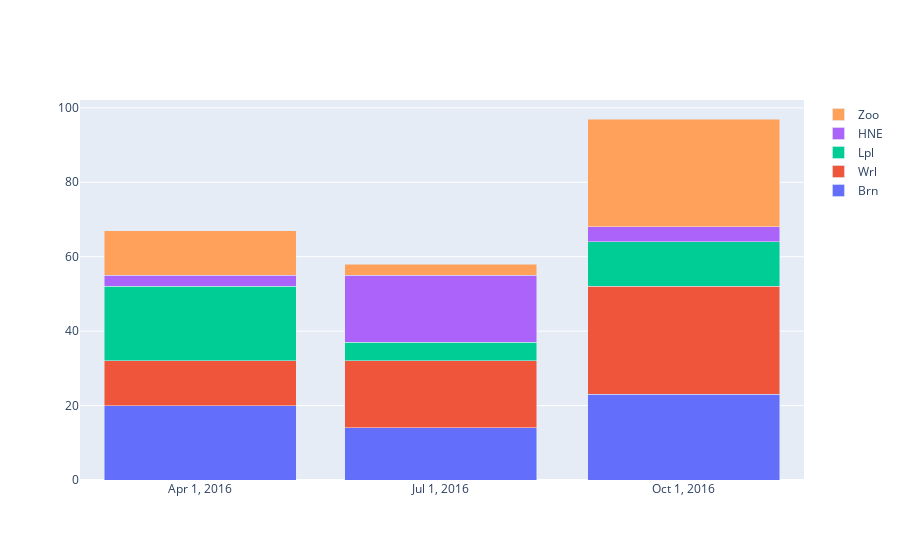

The code cell stored with this chart in its notebook:
### Markdown cell above
## Stacked barchart code

### Code cell
dates = ['2016-04-01', '2016-07-01', '2016-10-01']
trace1 = go.Bar(
    x=dates, y=[20, 14, 23],
    name='Brn'
)
trace2 = go.Bar(
    x=dates, y=[12, 18, 29],
    name='Wrl'
)
trace3 = go.Bar(
    x=dates, y=[20, 5, 12],
    name='Lpl'
)
trace4 = go.Bar(
    x=dates, y=[3, 18, 4],
    name='HNE'
)
trace5 = go.Bar(
    x=dates, y=[12, 3, 29],
    name='Zoo'
)

data = [trace1, trace2, trace3, trace4, trace5]
layout = go.Layout(
    barmode='stack',
    xaxis=dict(tickvals=['2016-04-01', '2016-07-01', '2016-10-01'])
)

fig = go.Figure(data=data, layout=layout)
fig.show()

### Figure 1 — Plotly figure (JSON) as saved in the notebook; plotly's stock layout.template omitted (floating-point values rounded to 4 significant figures)
{"data": [{"name": "Brn", "type": "bar", "x": ["2016-04-01", "2016-07-01", "2016-10-01"], "y": [20, 14, 23]}, {"name": "Wrl", "type": "bar", "x": ["2016-04-01", "2016-07-01", "2016-10-01"], "y": [12, 18, 29]}, {"name": "Lpl", "type": "bar", "x": ["2016-04-01", "2016-07-01", "2016-10-01"], "y": [20, 5, 12]}, {"name": "HNE", "type": "bar", "x": ["2016-04-01", "2016-07-01", "2016-10-01"], "y": [3, 18, 4]}, {"name": "Zoo", "type": "bar", "x": ["2016-04-01", "2016-07-01", "2016-10-01"], "y": [12, 3, 29]}], "layout": {"barmode": "stack", "xaxis": {"tickvals": ["2016-04-01", "2016-07-01", "2016-10-01"]}}}
